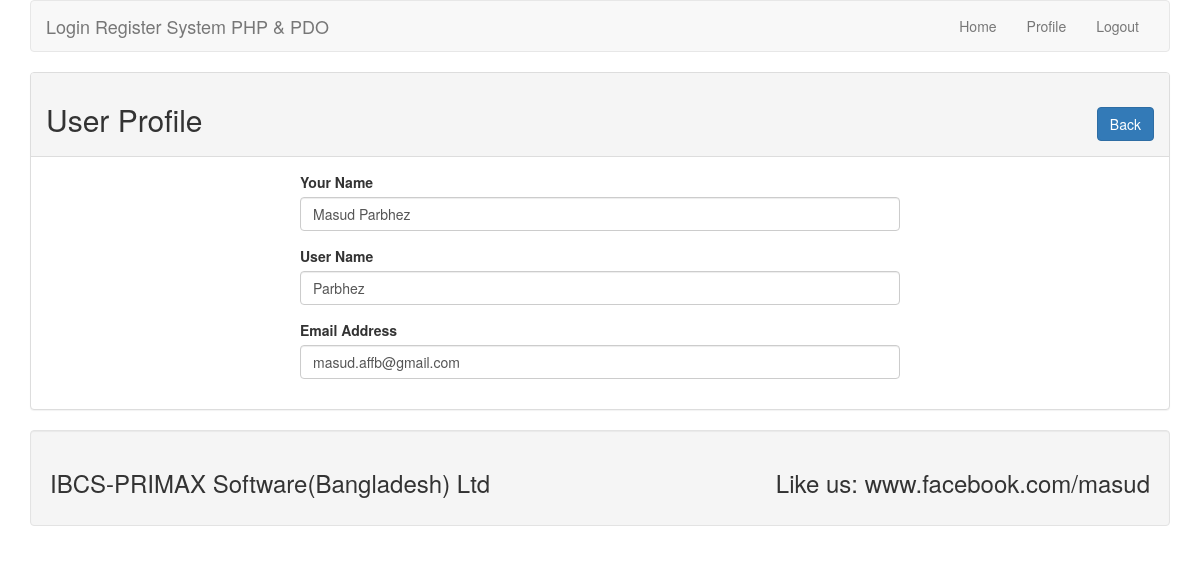
/profile.php?id=7 (signed in), run on the app's committed database.
### tables this page shows
CREATE TABLE `lr_user` (
  `id` int(11) NOT NULL,
  `name` varchar(255) DEFAULT NULL,
  `username` varchar(255) DEFAULT NULL,
  `email` varchar(255) DEFAULT NULL,
  `password` varchar(255) DEFAULT NULL
);

### lib/User.php (called while the page is built, shortened)
<?php
include'Database.php';
class User{
		private $db;
		public function __construct(){
			$this->db= new Database();
		}
		public function getUserById($id) {
			$sql = "SELECT * FROM lr_user WHERE id = :id LIMIT 1";
			$query =$this->db->pdo->prepare($sql);
			$query->bindValue(':id',$id);
			$query->execute();
			$result =$query->fetch(PDO::FETCH_OBJ);
			return $result;
		}
	}
?>

### lib/Database.php (called while the page is built)
<?php
	class Database{
		private $hostdb = "localhost";
		private $userdb = "root";
		private $passdb = "";
		private $namedb = "lr";
			public $pdo;
	public function __construct(){
	if (!isset($this->pdo)) {
	try {
	$link = new PDO("mysql:host=".$this->hostdb.";
		dbname=".$this->namedb,$this->userdb,$this->passdb);
	$link->setAttribute(PDO::ATTR_ERRMODE,PDO::ERRMODE_EXCEPTION);
	$link-> exec("SET CHARACTER SET utf8");
	$this->pdo =$link;
	}catch (PDOException $e) {
	die("Failed to connect with Database ".$e->getMessage());
				}
			}
		}
	}
?>

### profile.php (the view, shortened to what this page needs)
<?php
	include 'inc/header.php';
	include 'lib/User.php';
 ?>
<?php
	if (isset($_GET['id'])) {
		$userid = (int)$_GET['id'];
	}
	$user = new User();
?>
				<div class="panel panel-default">
					<div class="panel-heading">
						<h2>User Profile<span class="pull-right"><a class="btn btn-primary" href="index.php">Back</a></span></h2>
					</div>
					<div class="panel-body">
					<div style="max-width:600px; margin: 0 auto">
					<?php
						$userdata = $user->getUserById($userid);
						if ($userdata) { ?>
						<form action="" method="POST">
							<div class="form-group">
								<label for="name">Your Name</label>
								<input type="text" id="name" name="name" class="form-control" value="<?php echo $userdata->name; ?>" />
							</div>
							<div class="form-group">
								<label for="username">User Name</label>
								<input type="text" id="username" name="username" class="form-control" value="<?php echo $userdata->username; ?>" />
							</div>
							<div class="form-group">
								<label for="email">Email Address</label>
								<input type="text" id="email" name="email" class="form-control" value="<?php echo $userdata->email; ?>"/>
							</div>
						</form>
						<?php } ?>
						</div>
					</div>
				</div>
<?php
	include 'inc/footer.php';
 ?>

### data on the page
lr_user: name "Masud Parbhez", username "Parbhez", email "masud.affb@gmail.com"
